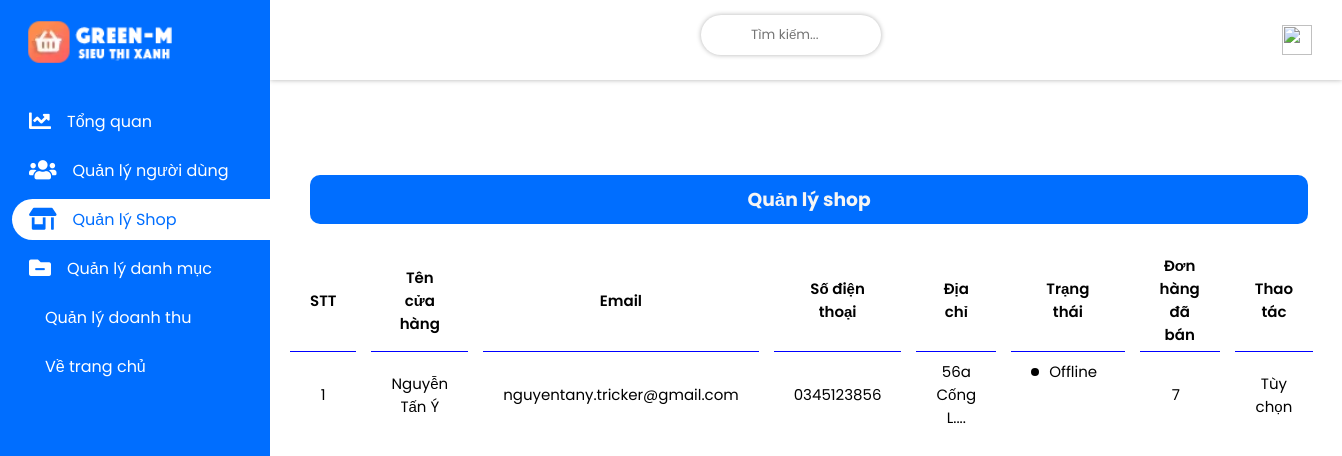
Page /admin/admin/index.php?act=shop on the earlier database version.
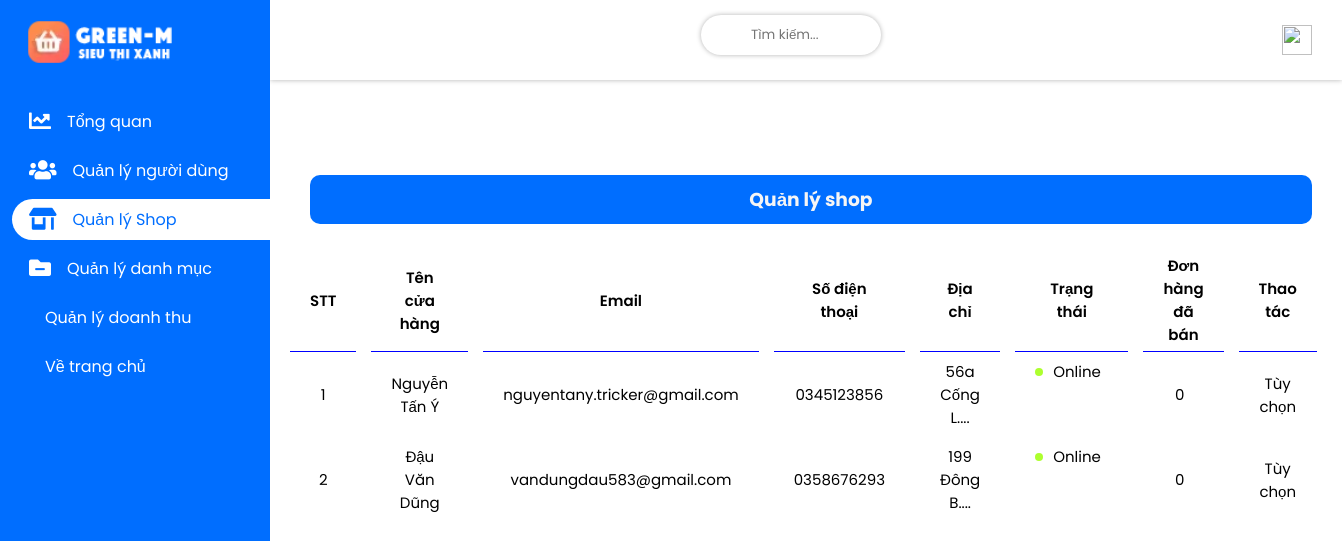
Same page on the later database version.
### tables this page shows
CREATE TABLE `account` (
  `account_id` int(123) NOT NULL,
  `account_name` longblob NOT NULL,
  `account_sex` varchar(3) NOT NULL,
  `account_address` varchar(80) NOT NULL,
  `account_number_pay` varchar(25) NOT NULL,
  `account_pay` varchar(15) NOT NULL,
  `account_avt` varchar(299) NOT NULL DEFAULT 'view/images/account/user.png',
  `account_username` varchar(30) NOT NULL,
  `account_email` varchar(40) NOT NULL,
  `account_verified_mail` varchar(15) NOT NULL DEFAULT 'Chưa xác thực',
  `account_phone` varchar(10) NOT NULL,
  `account_pass` varchar(100) NOT NULL,
  `account_position` varchar(20) NOT NULL DEFAULT 'Khách hàng',
  `account_notify` varchar(100) NOT NULL,
  `account_status` varchar(30) NOT NULL DEFAULT 'Offline',
  `time_reg` timestamp NOT NULL DEFAULT current_timestamp()
);

### admin/admin/model/connect.php (called while the page is built, shortened)
<?php
    class dao_con {
        public static function conn_db() {
            $sqlServer = "mysql:host=localhost; dbname=green_m8683";
            $username = "root";
            $password = "";
            try {
                $conn = new PDO($sqlServer, $username, $password);
                $conn->setAttribute(PDO::ATTR_ERRMODE, PDO::ERRMODE_EXCEPTION);
            } catch(PDOException $e) {
                echo 'Ket noi database that bai do ' . $e->getMessage();
            }
            return $conn;
        }
        public static function conn_show_all($sql) {
            $conn = self::conn_db();
            $sqlBindParam = array_slice(func_get_args(), 1);
            try {
                $stmt = $conn->prepare($sql);
                $stmt->execute($sqlBindParam);
                $ketqua = $stmt->fetchAll();
                return $ketqua;
            } catch (PDOException $e) {
                throw $e;
            } finally {
                unset($conn);
            }
        }
    }
?>

### admin/admin/model/account.php (called while the page is built, shortened)
<?php
    include_once "connect.php";
    class account_lass extends dao_con {
        public static function show_shop() {
            $sql = "SELECT account.*, IFNULL(COUNT(orders.order_id), 0) AS soLuongDonHang
                    FROM account
                    LEFT JOIN orders ON account.account_id = orders.shop_id
                    WHERE account.account_position = 'Shop'
                    GROUP BY account.account_id
                    ORDER BY soLuongDonHang DESC
            ";
            return self::conn_show_all($sql);
        }
    }
?>

### admin/admin/view/shop.php (the view, shortened to what this page needs)
<main>
         <div class="wrapper flex">
            <div class="projects-category">
               <div class="card-header flex flex-tinh">
                  <h3>Quản lý shop</h3>
               </div>
               <table>
                  <thead>
                     <th>
                        <tr>
                           <td>STT</td>
                           <td>Tên cửa hàng</td>
                           <td>Email</td>
                           <td>Số điện thoại</td>
                           <td>Địa chỉ</td>
                           <td>Trạng thái</td>
                           <td>Đơn hàng đã bán</td>
                           <td>Thao tác</td>
                        </tr>
                     </th>
                  </thead>
                  <tbody>
                     <?php
                        $i = 0;
                        foreach($show as $items) {
                           extract($items);
                           $address = substr($account_address, 0, 12) . '...';
                           $i++;
                           echo '
                           <tr>
                                 <input type="hidden" value="'. $account_id .'" class="account-id">
                                 <input type="hidden" value="'. $account_email .'" class="account-email">
                                 <input type="hidden" value="'. $account_status .'" class="account-status">
                                 <td>'. $i .'</td>
                                 <td>'. $account_name .'</td>
                                 <td id="verified-mail">'; echo ($account_verified_mail == "Đã xác thực") ? $account_email : '<del class="not_verified">' . $account_email . '</del>'; echo '</td>
                                 <td>'. $account_phone .'</td>
                                 <td class="address-user">'. $address .'.<input type="hidden" value="'. $account_address .'"></td>
                                 <td class="status-box">
                                 '; if($account_status == "Khóa") {
                                    echo '<span class="status pending"></span>Đã bị khóa';
                                 }  else if($account_status == "Online") {
                                    echo '<span class="status online"></span>'. $account_status .'';
                                 } else {
                                    echo '<span class="status offline"></span>'. $account_status .'';
                                 } echo'
                                 </td>
                                 <td>'. $soLuongDonHang .'</td>
                                 <td class="option-user">Tùy chọn</td>
                              </tr>
                           ';
                        }
                     ?>
                  </tbody>
               </table>
            </div>
         </div>
      </main>
   </div>

Differences in the rows shown:
changed account "Nguyễn Tấn Ý": soLuongDonHang "7" → "0"; account_status "Offline" → "Online"
now on this page (row edited): account: account_name "Đậu Văn Dũng", account_email "vandungdau583@gmail.com", account_phone "0358676293", account_address "199 Đông B...", account_status "Online", soLuongDonHang "0"
